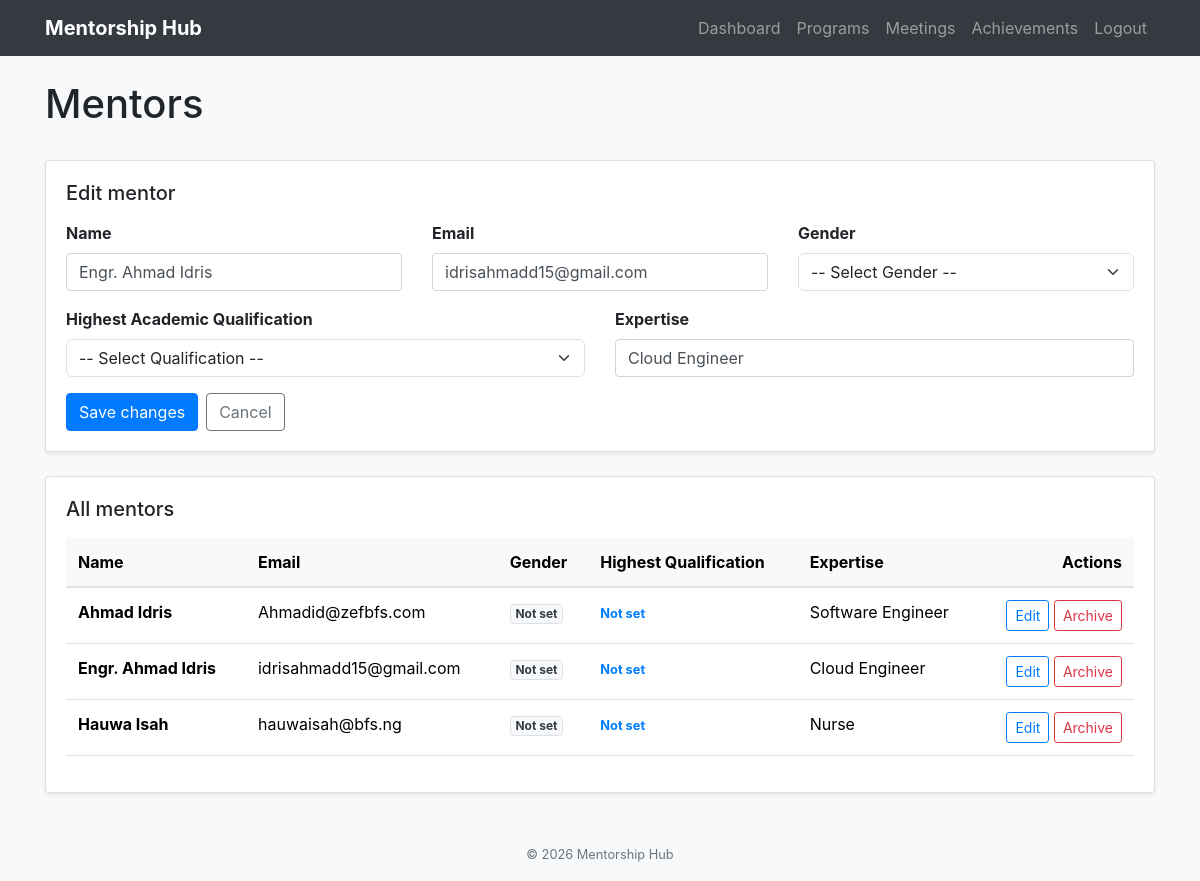
The app's page /mentors?edit=1003 (signed in) with its own data.
### tables this page shows
CREATE TABLE Mentor ( 

    MentorID INTEGER PRIMARY KEY AUTOINCREMENT, 

    Name TEXT, 

    Email TEXT, 

    Expertise TEXT, 

    JoinedAt TEXT DEFAULT CURRENT_TIMESTAMP 

, IsActive INTEGER DEFAULT 1, Gender TEXT, HighestQualification TEXT);

### app.py (the view)
@app.route('/mentors')
def mentors():
    if 'user_name' not in session:
        return redirect(url_for('login'))
    edit_id = request.args.get('edit')
    mentor_to_edit = None
    conn = sqlite3.connect(DB_PATH)
    cursor = conn.cursor()
    cursor.execute('''
        SELECT MentorID, Name, Email, Expertise, COALESCE(Gender, 'Not set'), COALESCE(HighestQualification, 'Not set')
        FROM Mentor WHERE IsActive = 1 ORDER BY Name
    ''')
    mentor_list = cursor.fetchall()
    if edit_id:
        cursor.execute('SELECT MentorID, Name, Email, Expertise, Gender, HighestQualification FROM Mentor WHERE MentorID = ?', (edit_id,))
        mentor_to_edit = cursor.fetchone()
    conn.close()
    return render_template('mentors.html', mentors=mentor_list, mentor_to_edit=mentor_to_edit)

### templates/mentors.html (shortened to what this page needs)
{% extends "base.html" %}
{% block content %}
<div class="d-flex justify-content-between align-items-center mb-4">
    <h1>Mentors</h1>
</div>
<div class="card shadow-sm mb-4">
    <div class="card-body">
        <h2 class="h5 mb-3">{{ 'Edit mentor' if mentor_to_edit else 'Add a mentor' }}</h2>
        <form method="POST" action="{{ url_for('edit_mentor', mentor_id=mentor_to_edit[0]) if mentor_to_edit else url_for('add_mentor') }}">
            <div class="row g-3">
                <div class="col-md-4">
                    <label for="name" class="form-label font-weight-bold">Name</label>
                    <input type="text" id="name" name="name" class="form-control" value="{{ mentor_to_edit[1] if mentor_to_edit else '' }}" required>
                </div>
                <div class="col-md-4">
                    <label for="email" class="form-label font-weight-bold">Email</label>
                    <input type="email" id="email" name="email" class="form-control" value="{{ mentor_to_edit[2] if mentor_to_edit else '' }}" required>
                </div>
                <div class="col-md-4">
                    <label for="gender" class="form-label font-weight-bold">Gender</label>
                    <select id="gender" name="gender" class="form-select" required>
                        <option value="">-- Select Gender --</option>
                    </select>
                </div>
                <div class="col-md-6">
                    <label for="highest_qualification" class="form-label font-weight-bold">Highest Academic Qualification</label>
                    <select id="highest_qualification" name="highest_qualification" class="form-select" required>
                        <option value="">-- Select Qualification --</option>
                    </select>
                </div>
                <div class="col-md-6">
                    <label for="expertise" class="form-label font-weight-bold">Expertise</label>
                    <input type="text" id="expertise" name="expertise" class="form-control" value="{{ mentor_to_edit[3] if mentor_to_edit else '' }}">
                </div>
            </div>
            <div class="mt-3 d-flex gap-2">
                <button type="submit" class="btn btn-primary">{{ 'Save changes' if mentor_to_edit else 'Add mentor' }}</button>
                {% if mentor_to_edit %}
                <a href="{{ url_for('mentors') }}" class="btn btn-outline-secondary">Cancel</a>
                {% endif %}
            </div>
        </form>
    </div>
</div>
<div class="card shadow-sm">
    <div class="card-body">
        <h2 class="h5 mb-3">All mentors</h2>
        {% if mentors %}
        <div class="table-responsive">
            <table class="table align-middle">
                <thead class="table-light">
                    <tr>
                        <th>Name</th>
                        <th>Email</th>
                        <th>Gender</th>
                        <th>Highest Qualification</th>
                        <th>Expertise</th>
                        <th class="text-end">Actions</th>
                    </tr>
                </thead>
                <tbody>
                    {% for mentor in mentors %}
                    <tr>
                        <td><strong>{{ mentor[1] }}</strong></td>
                        <td>{{ mentor[2] }}</td>
                        <td><span class="badge bg-light text-dark border">{{ mentor[4] }}</span></td>
                        <td><small class="text-primary font-weight-bold">{{ mentor[5] }}</small></td>
                        <td>{{ mentor[3] or 'Not set' }}</td>
                        <td class="text-end">
                            <a href="{{ url_for('mentors', edit=mentor[0]) }}" class="btn btn-sm btn-outline-primary">Edit</a>
                            <form method="POST" action="{{ url_for('delete_mentor', mentor_id=mentor[0]) }}" class="d-inline" onsubmit="return confirm('Archive this mentor? This will deactivate their login.');">
                                <button type="submit" class="btn btn-sm btn-outline-danger">Archive</button>
                            </form>
                        </td>
                    </tr>
                    {% endfor %}
                </tbody>
            </table>
        </div>
        {% else %}
        <p class="text-muted">No mentors have been added yet.</p>
        {% endif %}
    </div>
</div>
{% endblock %}

### records on screen
Mentor: name "Engr. Ahmad Idris", email "idrisahmadd15@gmail.com", expertise "Cloud Engineer", Name "Engr. Ahmad Idris", Email "idrisahmadd15@gmail.com", mentor "Not set", Expertise "Cloud Engineer"
Mentor: Name "Ahmad Idris", Email "Ahmadid@zefbfs.com", mentor "Not set", Expertise "Software Engineer"
Mentor: Name "Hauwa Isah", Email "hauwaisah@bfs.ng", mentor "Not set", Expertise "Nurse"

### other values on screen
{{ 'Edit mentor' if mentor_to_edit else 'Add a mentor' }} "Edit mentor"
{{ 'Save changes' if mentor_to_edit else 'Add mentor' }} "Save changes"
